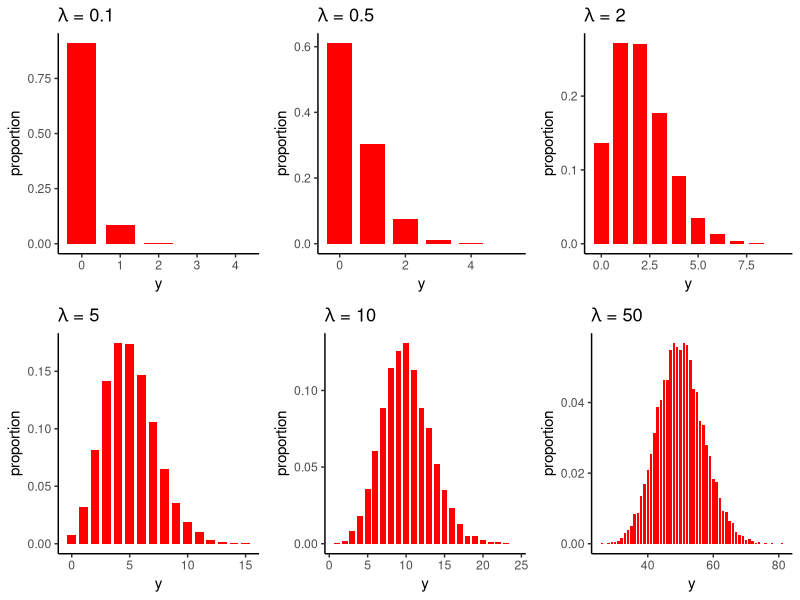
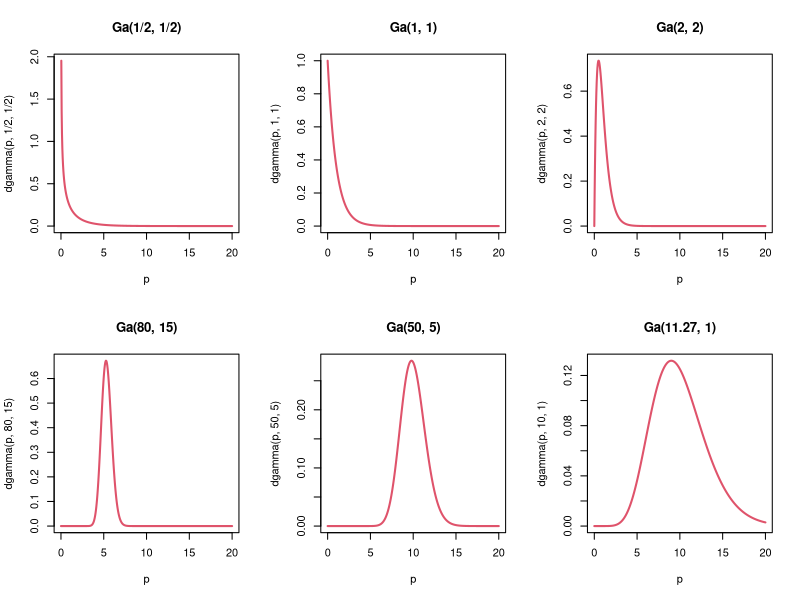

These charts were generated, in order, by the following R code: (Note: this script raises an error after producing the figures.)
#--------------------------------------------
# Poisson (likelihood) - Gamma (prior) models 
# in R
#--------------------------------------------

# 1. Histogram of Poisson distributed observations

library(tidyverse)
set.seed(2023)
s1 <- data.frame('data' = rpois(n = 10000, lambda = 1/10))
s2 <- data.frame('data' = rpois(n = 10000, lambda = 1/2))
s3 <- data.frame('data' = rpois(n = 10000, lambda = 2))
s4 <- data.frame('data' = rpois(n = 10000, lambda = 5))
s5 <- data.frame('data' = rpois(n = 10000, lambda = 10))
s6 <- data.frame('data' = rpois(n = 10000, lambda = 50))

p1 <- s1 %>% ggplot() +
  geom_bar(aes(x = data, y = stat(count / sum(count))), width = 0.75,
           fill = 'red') +
  labs(x = 'y', y = 'proportion', title = lambda~ '= 0.1') + theme_classic()
scale_color_gradient(low="firebrick1", high="firebrick4")
p2 <- s2 %>% ggplot() +
  geom_bar(aes(x = data, y = stat(count / sum(count))), width = 0.75,
           fill = 'red') +
  labs(x = 'y', y = 'proportion', title = lambda~ '= 0.5')  + theme_classic()
p3 <- s3 %>% ggplot() +
  geom_bar(aes(x = data, y = stat(count / sum(count))), width = 0.75,
           fill = 'red') +
  labs(x = 'y', y = 'proportion', title = lambda~ '= 2') + theme_classic()
p4 <- s4 %>% ggplot() +
  geom_bar(aes(x = data, y = stat(count / sum(count))), width = 0.75,
           fill = 'red') +
  labs(x = 'y', y = 'proportion', title = lambda~ '= 5') + theme_classic()
scale_color_gradient(low="firebrick1", high="firebrick4")
p5 <- s5 %>% ggplot() +
  geom_bar(aes(x = data, y = stat(count / sum(count))), width = 0.75,
           fill = 'red') +
  labs(x = 'y', y = 'proportion', title = lambda~ '= 10')  + theme_classic()
p6 <- s6 %>% ggplot() +
  geom_bar(aes(x = data, y = stat(count / sum(count))), width = 0.75,
           fill = 'red') +
  labs(x = 'y', y = 'proportion', title = lambda~ '= 50') + theme_classic()

library(gridExtra)

grid.arrange(p1, p2, p3, p4, p5, p6, nrow = 2)


# 2. Density plots of examples of Gamma family

par(mfrow = c(2,3))
p = seq(0, 20, length = 500)
plot(p, dgamma(p, 1/2, 1/2), col = 2, lwd = 2, main = 'Ga(1/2, 1/2)', type = 'l')
plot(p, dgamma(p, 1, 1), col = 2, lwd = 2, main = 'Ga(1, 1)', type = 'l')
plot(p, dgamma(p, 2, 2), col = 2, lwd = 2, main = 'Ga(2, 2)', type = 'l')
plot(p, dgamma(p, 80, 15), col = 2, lwd = 2, main = 'Ga(80, 15)', type = 'l')
plot(p, dgamma(p, 50, 5), col = 2, lwd = 2, main = 'Ga(50, 5)', type = 'l')
plot(p, dgamma(p, 10, 1), col = 2, lwd = 2, main = 'Ga(11.27, 1)', type = 'l')

# 3. Density plots of posteriors

# priors
alpha1 = 2; beta1 = 2
prior1 = lambda^(alpha1 - 1) * exp(- lambda * beta1) ; prior1 = prior1 / sum(prior1)

# data
n = 20; lambda1 = 1 # Poisson likelihood parameters

# likelihood
likelihood1 = dpois(lambda1, lambda)

# posterior
lp1 = likelihood1 * prior1 ; posterior1 = lp1 / sum(lp1)
set.seed(2023)
data1 = rpois(n = n, lambda = lambda1)

# save a copy of entire dataset, training and testing datasets in .csv
write.csv(data1, 
          "C:/Users/julia/OneDrive/Desktop/github/3. PoissonGamma/Poisson_data.csv",
          row.names = FALSE)

# posterior mean and parameters
meandata1 = mean(data1) # [1] 0.85
alpha_posterior = round(alpha1 + n*mean(data1), 2) # 19
beta_posterior = n + beta1 # 22

# plots
ylim = c(0, max(c(prior1, posterior1, likelihood1 / sum(likelihood1))))
xlim = range(lambda)
plot(lambda, prior1, type='l', xlim=xlim, ylim=ylim, col="red", xlab='lambda', ylab='', yaxt='n',
     main = 'Posterior distribution in blue - Ga(19, 22)')
par(new=T) 
plot(lambda, likelihood1/sum(likelihood1), type='l', xlim=xlim, ylim=ylim, col="black", xlab='', ylab='', yaxt='n')
par(new=T)
plot(lambda, posterior1, type='l', xlim=xlim, ylim=ylim, col="blue", xlab='', ylab='', yaxt='n')
legend("topright", c("Ga(2,2) prior", "Example of a scaled likelihood P(1)", "Ga(19,22) posterior"), lty=1, col=c("red", "black", "blue"))

# ggplot

# priors
alpha1 = 2; beta1 = 2
lambda <- seq(0,10,length=1000)
prior1 = lambda^(alpha1 - 1) * exp(- lambda * beta1) ; prior1 = prior1 / sum(prior1)

# data
n = 20; lambda1 = 1 # Poisson likelihood parameters

# likelihood
likelihood1 = dpois(lambda1, lambda)

# posterior
lp1 = likelihood1 * prior1 ; posterior1 = lp1 / sum(lp1)

set.seed(2023)
data1 = rpois(n = n, lambda = lambda1)
meandata1 = mean(data1) # [1] 0.85
alpha_posterior = round(alpha1 + n*mean(data1), 2) # 19
beta_posterior = n + beta1 # 22

# dataframe
data_frame <- data.frame('lambda' = lambda, 'prior' = prior1, 'likelihood' = likelihood1, 'posterior' = posterior1)

ggplot(data=data_frame) +
  geom_line(aes(x = lambda, y = prior1, color = 'Ga(2,2) prior'), lwd = 1.2) +
  geom_line(aes(x = lambda, y = likelihood1/sum(likelihood1), 
                color = 'Scaled likelihood P(1)'), lwd = 1.2) +
  geom_line(aes(x = lambda, y = posterior1, color = 'Ga(19,22) posterior'), lwd = 1.2) +
  xlim(0, 10) + ylim(0, max(c(prior1, posterior1, likelihood1 / sum(likelihood1)))) +
  scale_color_manual(name = "Distributions", values = c("Ga(2,2) prior" = "darkred", 
                                                        "Scaled likelihood P(1)" = "black",
                                                        'Ga(19,22) posterior' = 'darkblue')) +
  labs(title = 'Posterior distribution in blue - Ga(19, 22)',
       subtitle = 'Working example data',
       y="density", x="lambda") +
  theme(axis.text=element_text(size=8),
        axis.title=element_text(size=8),
        plot.subtitle=element_text(size=10, face="italic", color="darkred"),
        panel.background = element_rect(fill = "white", colour = "grey50"),
        panel.grid.major = element_line(colour = "grey90"))

# Posterior mean, posterior variance and 95% Credible Interval including the sample median
set.seed(2023)
data1 = rpois(n = n, lambda = lambda1)
alpha_posterior = round(alpha1 + n*mean(data1), 2) # 19
beta_posterior = n + beta1 # 22

pmean = alpha_posterior / beta_posterior
pmean
# [1] 0.8636364

pvariance = alpha_posterior / beta_posterior^2
pvariance
# [1] 0.0392562

# 95% Credible Interval obtained by direct sampling (simulation)
set.seed(2023)
round(quantile(rgamma(n = 10^8, alpha_posterior, beta_posterior), probs = c(0.025, 0.5, 0.975)),4)
#   2.5%    50%  97.5% 
# 0.5200 0.8486 1.2931 

# Posterior mean obtained from direct sampling
set.seed(2023)
mean(rgamma(n = 10^8, alpha_posterior, beta_posterior))
# [1] 0.8928863

# Jeffrey's prior
lambda <- seq(0,10,length=1000)
density <- dgamma(lambda, shape = 1/2, scale = 0)

# dataframe <- data.frame()
data_frame <- data.frame(density, lambda)

# plot of the Jeffreys prior Gamma(1/2, 0)
ggplot(data=data_frame,aes(x=lambda))+
  stat_function(fun=dgamma, args=list(shape=1/2, scale=0.01), 
                colour = "darkred", linetype = "solid", lwd = 1.2) +
  stat_function(fun=dgamma, linetype="dashed", args=list(shape=1/2, scale=1/2),
                colour = "black", linetype = "dashed", lwd = 1.2) +
  xlim(0, 1) + ylim(0, 5) +
  labs(title = 'Jeffreys Gamma prior',
       subtitle = 'in red Gamma(1/2, 0.01) because Gamma(1/2, 0) is impossible to plot. Gamma(1/2, 1/2) prior in dashed black',
       y="density", x="lambda") +
  theme(axis.text=element_text(size=8),
        axis.title=element_text(size=8),
        plot.subtitle=element_text(size=10, face="italic", color="darkred"),
        panel.background = element_rect(fill = "white", colour = "grey50"),
        panel.grid.major = element_line(colour = "grey90"))

# Posterior mean, posterior variance and 95% Credible Interval including the sample median, with prior Ga(1/2, 1/2)
set.seed(2023)
data1 = rpois(n = n, lambda = lambda1)
alpha_posterior = round(alpha1 + n*mean(data1), 2) # 17.5
beta_posterior = n + beta1 # 20.5

pmean = alpha_posterior / beta_posterior
pmean
# [1] 0.8536585

pvariance = alpha_posterior / beta_posterior^2
pvariance
# [1] 0.04164188

# 95% Credible Interval obtained by direct sampling (simulation)
set.seed(2023)
round(quantile(rgamma(n = 10^8, alpha_posterior, beta_posterior), probs = c(0.025, 0.5, 0.975)),4)
#   2.5%    50%  97.5% 
# 0.5200 0.8486 1.2931 

# Posterior mean obtained from direct sampling
set.seed(2023)
mean(rgamma(n = 10^8, alpha_posterior, beta_posterior))
# [1] 0.8928863

#----
# end
#----